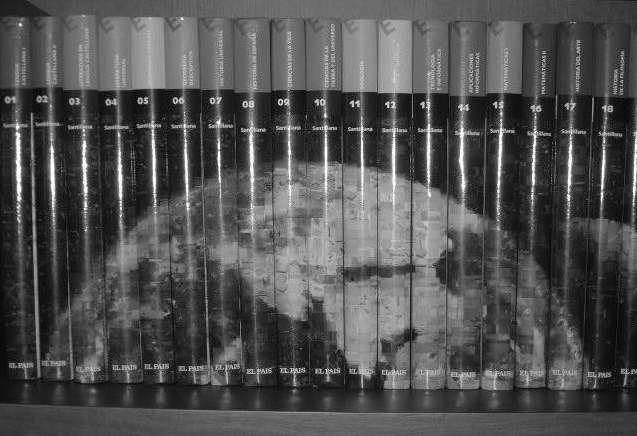
%> input picture FiltradoDeRuido/P4.tif, 637 x 436 px
$ octave Parte1.m   (GNU Octave 9; MATLAB toolbox functions it lacks are replaced by stand-ins)
%> lines starting %> are read from the running program, lines starting %| are printed output that depends on the picture
%> further down, I is the input picture: size 436x637 uint8; min 0, max 255, mean 80.9
### FiltradoDeRuido/Parte1/Funciones/SalyPimienta.m
function [Iruido] = SalyPimienta(I,p,q)
%> called with p = 0.9, q = 0.95
    [N M] = size(I);
%> N = 436; M = 637
    x = rand(N,M);
    Iruido = I;
    Iruido(p <= x & x < q) = 0;
    Iruido(q <= x & x < 1) = 255;
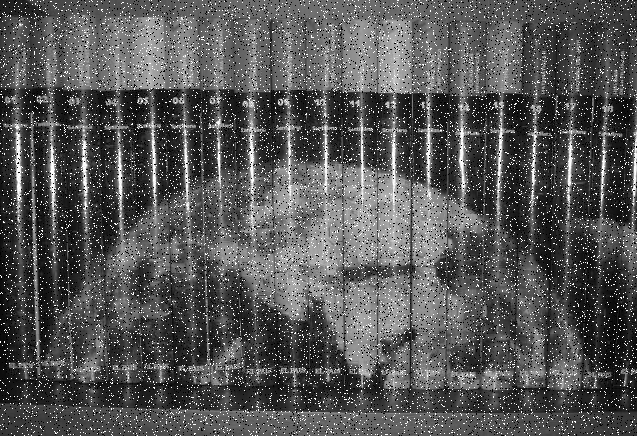
%> Iruido: size 436x637 uint8; min 0, max 255, mean 85.5
end

### FiltradoDeRuido/Parte1/Funciones/RuidoGaussiano.m
function [Iruido] = RuidoGaussiano(I, media, desviacion)
%> called with media = 0, desviacion = 10
    [N M] = size(I);
    x = randn(N,M);
    X = media + x*desviacion;
    I = double(I);
%> I: size 436x637 double
    Iruido = I + X;
%> Iruido: size 436x637 double
    Iruido = uint8(Iruido);
%> Iruido: size 436x637 uint8
end

### FiltradoDeRuido/Parte1/Parte1.m
clc
clear
close all
addpath(genpath('../../Practica 4'))

I = imread('P4.tif');
Isp = SalyPimienta(I,0.9,0.95);

subplot(1,2,1)
imshow(I)
subplot(1,2,2)
imshow(Isp)

Ig = RuidoGaussiano(I,0,10);
figure
subplot(1,2,1)
imshow(I)
subplot(1,2,2)
imshow(Ig)

[N M] = size(I);
%> N = 436; M = 637
centro = round(N/2);
%> centro = 218

lineaN = I(centro,:);
%> lineaN = 637 values, max 239 at index 253, min 13 at index 39, mean 88.78
lineaG = Ig(centro,:);
%> lineaG = 637 values, max 220 at index 253, min 0 at index 595, mean 88.97
lineaSP = Isp(centro,:);
%> lineaSP = 637 values, max 255 at index 19, min 0 at index 7, mean 90.52
figure('Name','Ruido Gausiano','NumberTitle','off')
plot([1:M], lineaG,'r'), hold on
plot([1:M], lineaN,'b')
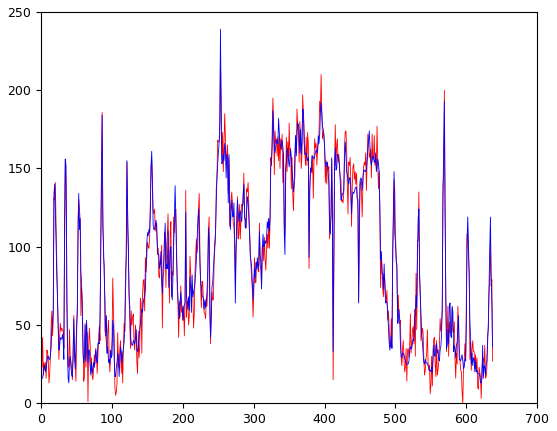
%> figure redrawn from the program's plot data; curve peaks at x = 253, y = 220; curve peaks at x = 253, y = 239
figure('Name','Ruido Sal y Pimienta','NumberTitle','off')
plot([1:M], lineaSP,'r'), hold on
plot([1:M], lineaN,'b')
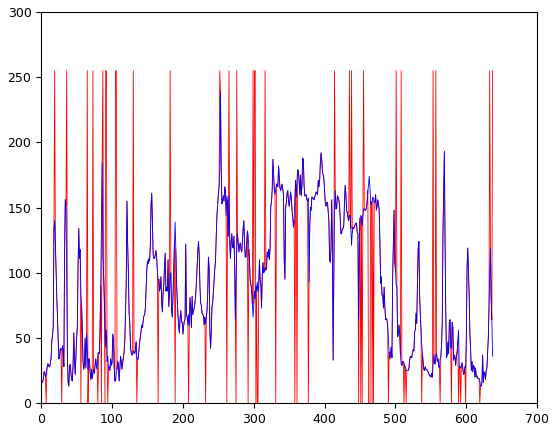
%> figure redrawn from the program's plot data; curve peaks at x = 19, y = 255; curve peaks at x = 253, y = 239

save ImagenesR.mat Ig Isp
